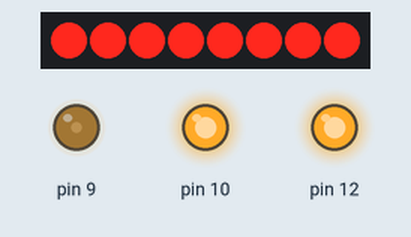
Recording of a sketch running on a simulated Arduino Uno, built with avr-gcc and run on an emulated ATmega328P. Parts: 8 shift-register outputs drawn as a row of LEDs (first output left, lit = HIGH), output pins drawn as LEDs (lit = HIGH).

Above: at 0.45 s.
At 12.33 s:
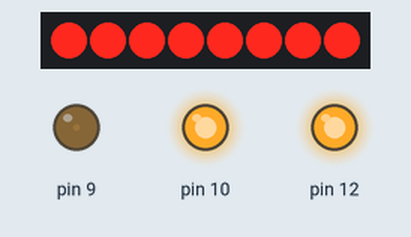
At 18.72 s:
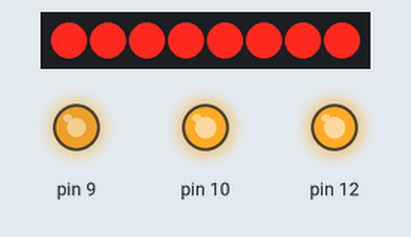
At 39.76 s:
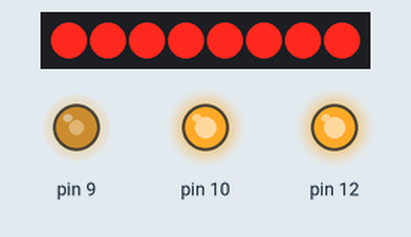
Timing chart, 0 to 40.0 s (numbered marks = the images above):
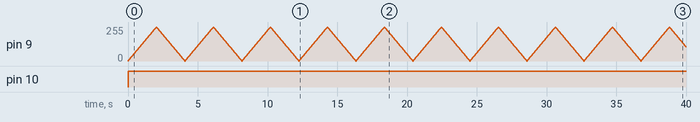

The sketch:

MoorlandSPI.ino
```cpp
// PROJECT  :MorlandBargraphV3
// PURPOSE  :(Primary) Animations to exercise the Morland Bargraph V3 Appliance
//          :(Secondary) Highlights similarity between shiftout and SPI
// DATE     :2019 03 07
// STATUS   :Working
// REFERENCE:http://darcy.rsgc.on.ca/ACES/TEI3M/images/MorlandV3Versatility.png
// NOTES    :Appliance supports shifting on all three UNO ports (B,C,D)
//          :SPI functions as non-appliance due to 5V interference with MISO
//          :'breathe' only functions as 'true' appliance on PORTB (PWM pin 9)
#include <SPI.h>
#define PWM 9       //Output Enable for 595s to 'breathe'
#define GND 30      //dummy pin number to support code versatility
#define VCC 31      //dummy pin number to support code versatility
//Comment out all but one of the four below for a demonstration
uint8_t port[] = {GND, SCK, MISO, MOSI, SS, PWM}; //PORTB
//uint8_t port[] = {A0, A1, A2, A3, A4, A5};          //PORTC
//uint8_t port[] = {PD7,PD6,PD5,PD4,PD3,PD2};       //PORTD
//uint8_t port[] = {GND, SCK, VCC, MOSI, SS, PWM};  //SPI(GND and 5V to supply)

#define groundPin port[0]         //activate for placement other than PORTB
#define clockPin port[1]          //digital pin 13 for SPI compatibility
#define powerPin port[2]          //
#define dataPin port[3]           //digital pin 11 for SPI compatibility
#define latchPin port[4]          //digital pin 10 for SPI compatibility
#define enablePin port[5]         //digital pin 9 PWM for Output Enable
//0-flash,1-breathe,2-L2R,3-R2L,4-fastFlash,5-count,10-SPIFlash,11-SPIBreathe
#define animation 1
#define DELAYMS 128               //base for pause interval

uint8_t n;                        //byte variable to be used for demonstration

void setup() {
  pinMode(groundPin, OUTPUT);     //All 6 pins to the MB3 declared for output
  pinMode(clockPin, OUTPUT);      //
  pinMode(powerPin, OUTPUT);      //not the best, but it'll do...
  pinMode(dataPin, OUTPUT);       //
  pinMode(latchPin, OUTPUT);      //
  pinMode(enablePin, OUTPUT);     //
  digitalWrite(groundPin, LOW);   //set required signal levels
  digitalWrite(powerPin, HIGH);   //
  digitalWrite(enablePin, LOW);   //
}

void loop() {
  switch (animation) {
    case 0: flash(); break;       //software shiftOut...
    case 1: breathe(); break;     //software shiftOut...
    case 2: L2R(); break;         //software shiftOut...
    case 3: R2L(); break;         //software shiftOut...
    case 4: fastFlash(); break;   //software shiftOut...
    case 5: count(); break;       //software shiftOut...
    case 10: SPIFlash(); break;   //hardware SPI...
    default: SPIBreathe();        //hardware SPI...
  }
}
void flash() {
  n = 255;                                      //set all bits in the data byte
  while (true) {                                //loop forever
    digitalWrite(latchPin, LOW);                //pull latch LOW
    shiftOut(dataPin, clockPin, MSBFIRST, n);   //upload byte data
    digitalWrite(latchPin, HIGH);               //present bits on output pins
    delay(DELAYMS);                             //admire...
    n = ~n;                                     //complement (invert) all bits
  }
}

void breathe() {
  digitalWrite(latchPin, LOW);                  //pull latch LOW
  shiftOut(dataPin, clockPin, MSBFIRST, 255);   //upload byte data
  digitalWrite(latchPin, HIGH);                 //present bits on output pins
  int8_t delta = 1;
  n = 1;
  while (true) {                                //loop forever
    analogWrite(enablePin, n);                  //PWM the 595 OE pin
    delay(DELAYMS >> 4);                        //admire...
    delta = (n == 255) | (n == 0) ? -delta : delta;   //reverse direction?
    n += delta;                                 //next...
  }
}

void L2R() {
  n = 128;
  while (true) {
    digitalWrite(latchPin, LOW);                //pull latch LOW
    shiftOut(dataPin, clockPin, MSBFIRST, n);   //upload byte data
    digitalWrite(latchPin, HIGH);               //present bits on output pins
    delay(DELAYMS);                             //admire...
    n = n == 1 ? 128 : n >> 1;                  //shift right or start again
  }
}

void R2L() {
  n = 1;
  while (true) {                                //loop forever
    digitalWrite(latchPin, LOW);                //pull latch LOW
    shiftOut(dataPin, clockPin, MSBFIRST, n);   //upload byte data
    digitalWrite(latchPin, HIGH);               //present bits on output pins
    delay(DELAYMS);                             //admire...
    n = n == 128 ? 1 : n << 1;                  //shift left or start again
  }
}

void fastFlash() {
  digitalWrite(latchPin, LOW);                  //pull latch LOW
  shiftOut(dataPin, clockPin, MSBFIRST, 255);   //upload byte data
  digitalWrite(latchPin, HIGH);                 //present bits on output pins
  while (true) {                                //loop forever
    digitalWrite(enablePin, LOW);               //toggle the 595 OE pin
    delay(DELAYMS);                             //admire...
    digitalWrite(enablePin, HIGH);              //
    delay(DELAYMS);                             //admire...
  }
}

void count() {
  n = 0;
  while (true) {                                //loop forever...
    digitalWrite(latchPin, LOW);                //pull latch LOW
    shiftOut(dataPin, clockPin, MSBFIRST, n);   //upload byte data
    digitalWrite(latchPin, HIGH);               //present bits on output pins
    delay(DELAYMS >> 1);                        //admire...
    n++;                                        //next...
  }
}

void SPIFlash() {
  n = 0xAA;                               //confirm MB3 compatibility for hardware SPI
  SPI.begin();                            //open an SPI session
  while (true) {                          //loop forever...
    digitalWrite(SS, LOW);                //pull SS pin (aka latch) LOW
    SPI.transfer(n);                      //similar to shiftout
    digitalWrite(SS, HIGH);               //restore high on SS (slaveselect)
    delay(DELAYMS << 1);                  //admire
    n = ~n;                               //complement (invert) all the bits
  }
  SPI.end();                              //end the SPI session (unreachable)
}

void SPIBreathe() {
  n = 0xFF;                               //set all bits in the data byte
  SPI.begin();                            //open an SPI session
  digitalWrite(SS, LOW);                  //pull the slaveselect pin LOW
  SPI.transfer(n);                        //swap byte with the MB3 (slave)
  digitalWrite(SS, HIGH);                 //restore slaveselect pin to HIGH
  SPI.end();                              //end the SPI session
  int8_t delta = 1;
  n = 1;
  while (true) {                          //loop forever...
    analogWrite(enablePin, n);            //PWM the 595 OE pin for ‘breathing’
    delay(DELAYMS >> 4);                  //admire...
    delta = (n == 255) | (n == 0) ? -delta : delta; //time to change direction?
    n += delta;                           //next...
  }
}
```

Measured:
- by itself, pin 10: LOW → HIGH at 0.00 s
